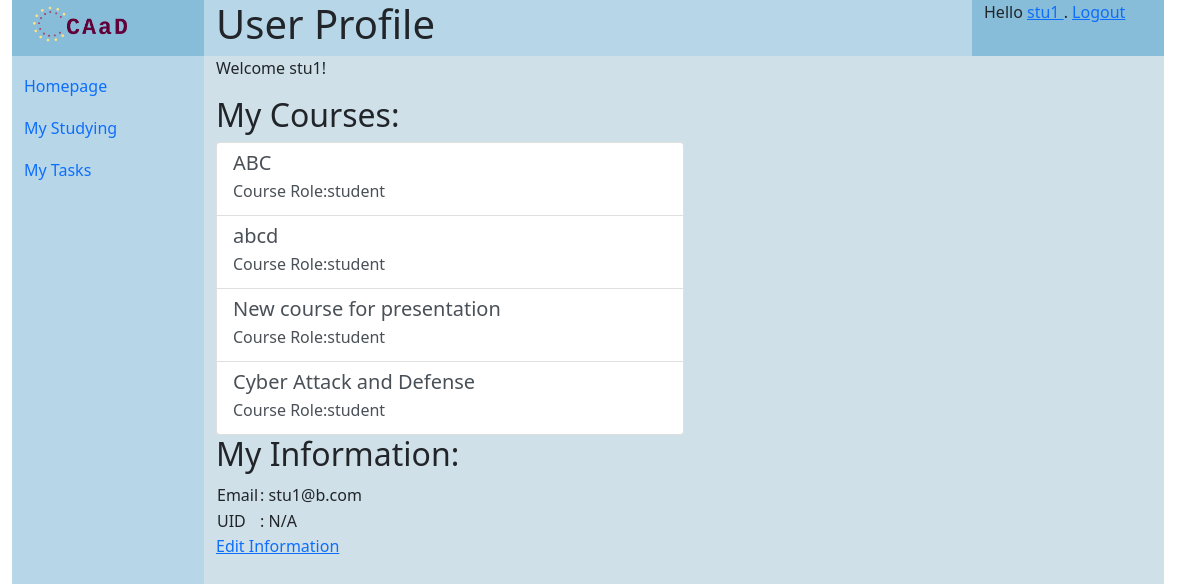
The app's page /users/profile/stu1 (signed in), older data.
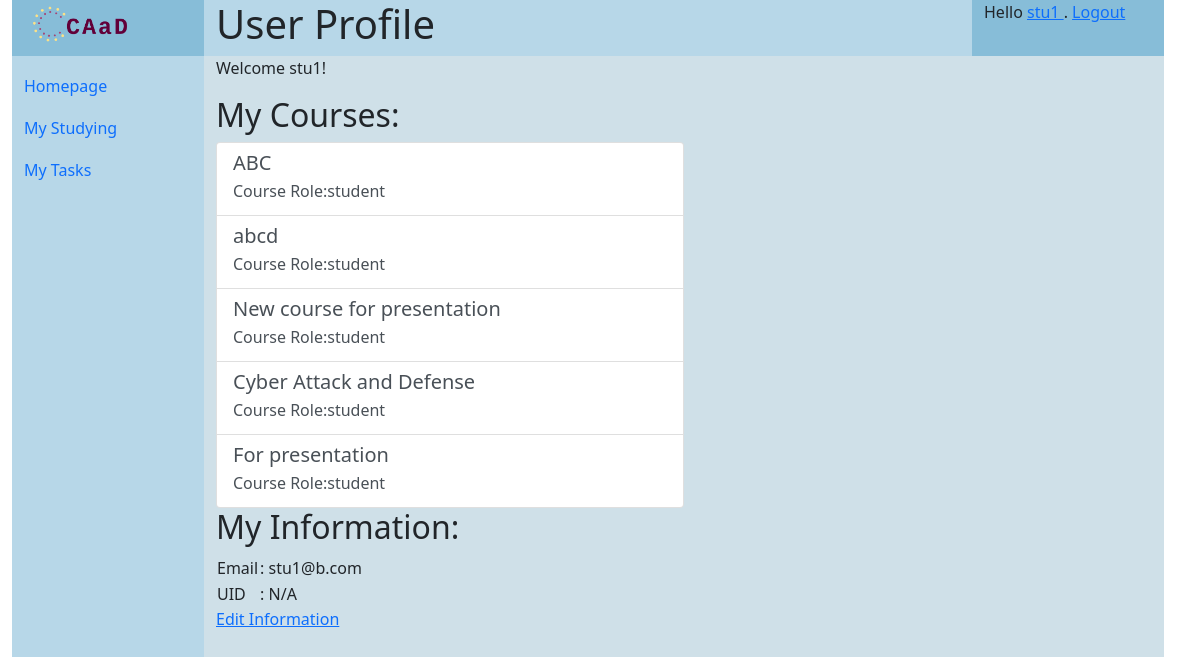
The same page, newer data.
### courses/models.py (models this page shows, shortened)
class Course(models.Model):
    name = models.CharField('course name', max_length=32)
    password = models.CharField('joining password', max_length=8)
    description = models.CharField('description', max_length=512)
    is_open = models.BooleanField("Is open to all", default=True)
    create_date = models.DateTimeField('date created up', default=now())
    creator = models.ForeignKey(User, on_delete=models.CASCADE)

### users/views.py (the view)
# urls.py: path(r'profile/<str:username>', views.profile, name='profile'),
def profile(request, username):
    owner = get_object_or_404(User, username=username)
    context = {}
    context['title'] = "User Profile"
    if request.user != owner:
        context["others_name"] = owner.get_username()
    else:
        context["course_info_list"] = get_enrolled_courses(request.user)
        context["owner"] = owner
        context["owner_aux"] = owner.auxiliary
    return render(request, 'users/profile.html', context)

### users/utils.py (called while the page is built)
def get_enrolled_courses(user):
    enrolled_courses = CourseMember.objects.filter(user=user)
    course_info_list = []
    for role in enrolled_courses:
        course = role.course
        course_info_list.append({
            'name': course.name,
            'id': course.pk,
            'role': COURSEMEMBER_TYPE[role.type]
        })
    return course_info_list

### templates/users/profile.html (shortened to what this page needs)
{% extends "generics/base.html" %}
{% block content %}
{% if course_info_list == None %}
    <p>Hello {{ user.name }}, this is profile of {{ others_name }}</p>
{% else %}
    <p>Welcome {{ owner.username }}!</p>
{% endif %}
{% if course_info_list %}
<div id="myCourses">
    <h2>My Courses:</h2>
    <div class="list-group w-50">
        {% for course_info in course_info_list %}
            <a href="{% url 'courses:course_homepage' course_info.id %}" class="list-group-item list-group-item-action" aria-current="true">
                <div class="d-flex justify-content-between">
                    <h5 class="mb-1">{{ course_info.name }}</h5>
                </div>
                <p class="mb-1">Course Role:{{ course_info.role }}</p>
            </a>
        {% endfor %}
    </div>
    <h2>My Information:</h2>
    <table>
        <tr>
            <td>Email</td>
            <td>: {{ owner.email | default:"N/A" }}</td>
        </tr>
        <tr>
            <td>UID</td>
            <td>: {{ owner_aux.uid | default:"N/A" }}</td>
        </tr>
    </table>
    <a href="{% url 'users:edit' %}">Edit Information</a>
{% endif %}
{% endblock content %}

Row changes from the older to the newer data that the page shows:
added Course: name "For presentation"
Text that changed along with them:
new list line: "Course Role: student"
